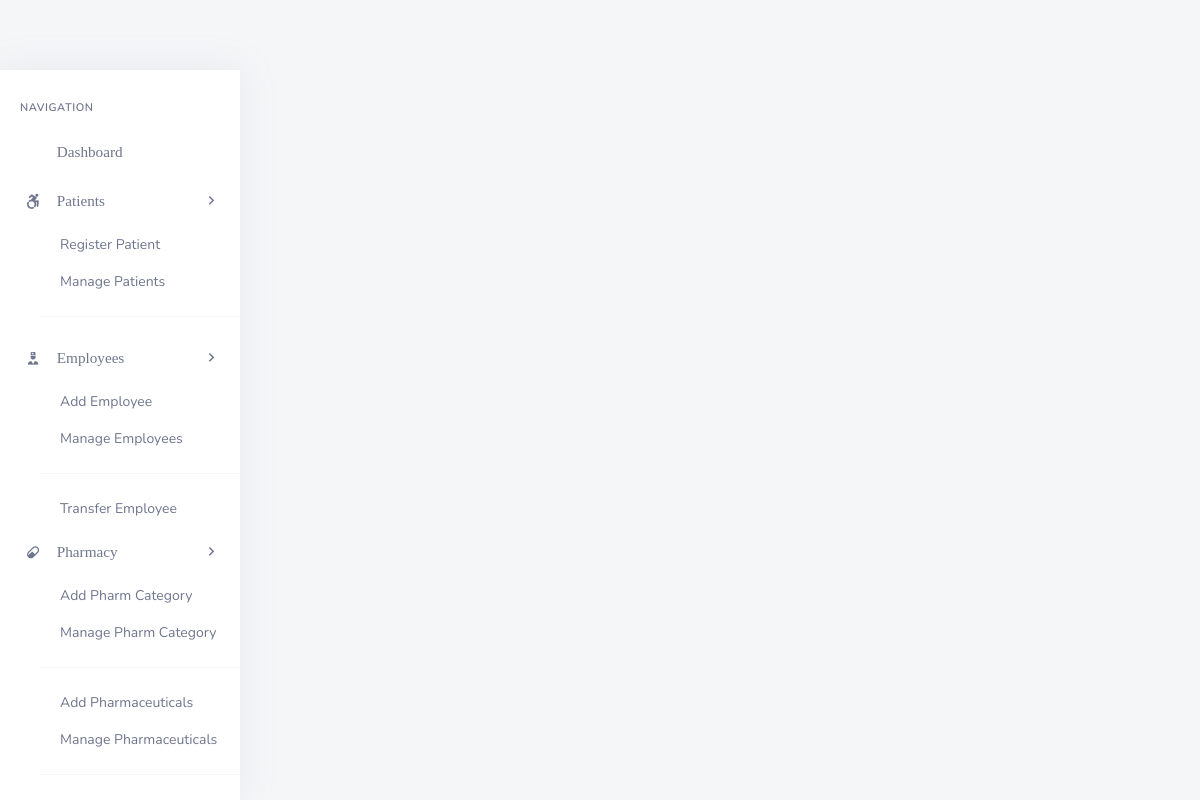
/backend/admin/admin_add_single_patient_vitals.php?pat_number=1DX5Z, run on an earlier commit of the app's database.
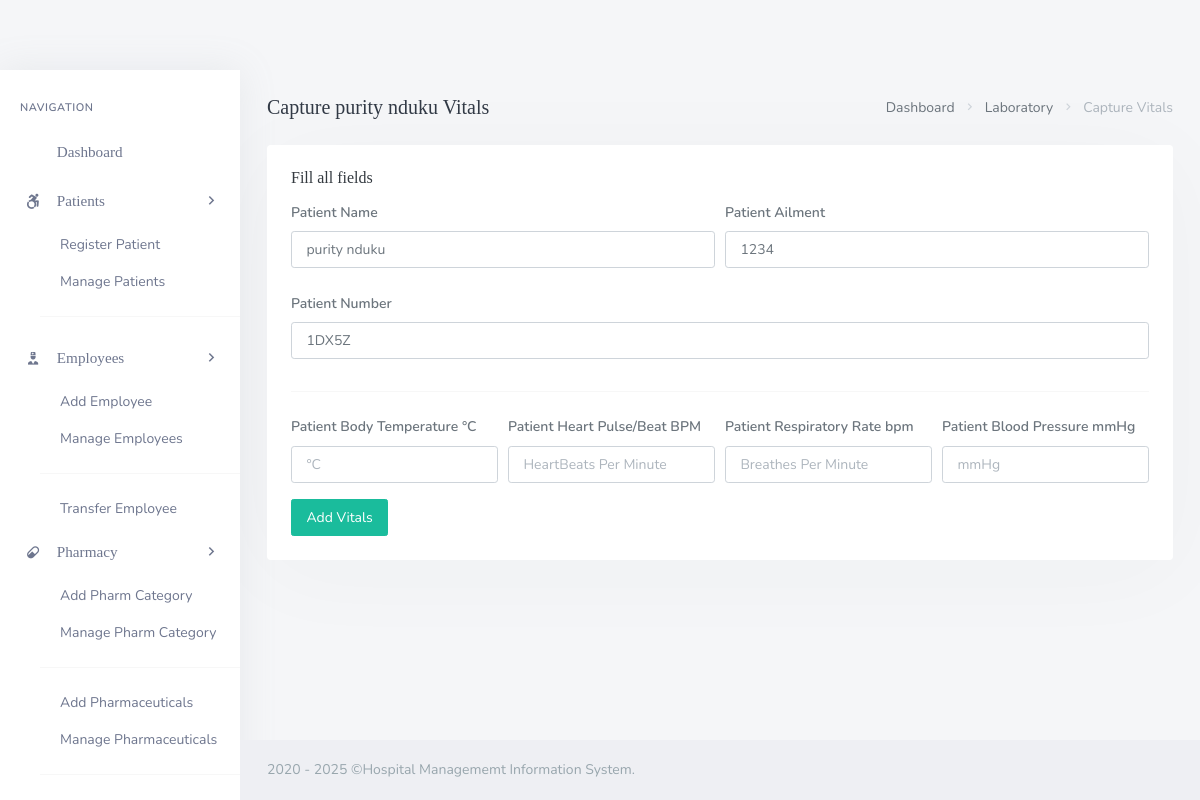
And on a later commit of the database.
### tables this page shows
CREATE TABLE `patients` (
  `pat_id` int(20) NOT NULL,
  `pat_fname` varchar(200) DEFAULT NULL,
  `pat_lname` varchar(200) DEFAULT NULL,
  `pat_dob` date DEFAULT NULL,
  `pat_age` int(3) DEFAULT NULL,
  `pat_number` varchar(200) DEFAULT NULL,
  `pat_addr` varchar(200) DEFAULT NULL,
  `pat_phone` varchar(200) NOT NULL,
  `pat_type` varchar(200) DEFAULT NULL,
  `pat_dept` varchar(200) DEFAULT NULL,
  `pat_doc_id` int(20) DEFAULT NULL,
  `pat_date_joined` timestamp(6) NOT NULL DEFAULT current_timestamp(6) ON UPDATE current_timestamp(6),
  `pat_ailment` varchar(200) DEFAULT NULL,
  `pat_discharge_status` varchar(200) DEFAULT NULL
);

### backend/admin/admin_add_single_patient_vitals.php (the view, shortened to what the changed rows need)
<?php
	include('assets/inc/config.php');
?>
<!DOCTYPE html>
<html lang="en">
    <?php include('assets/inc/head.php');?>
    <body>
        <div id="wrapper">
            <?php
                $pat_number = $_GET['pat_number'];
                $ret="SELECT  * FROM patients WHERE pat_number=?";
                $stmt= $mysqli->prepare($ret) ;
                $stmt->bind_param('s',$pat_number);
                $stmt->execute() ;
                $res=$stmt->get_result();
                while($row=$res->fetch_object())
                {
            ?>
                <div class="content-page">
                    <div class="content">
                        <div class="container-fluid">
                            <div class="row">
                                <div class="col-12">
                                    <div class="page-title-box">
                                        <div class="page-title-right">
                                            <ol class="breadcrumb m-0">
                                                <li class="breadcrumb-item"><a href="admin_dashboard.php">Dashboard</a></li>
                                                <li class="breadcrumb-item"><a href="javascript: void(0);">Laboratory</a></li>
                                                <li class="breadcrumb-item active">Capture Vitals</li>
                                            </ol>
                                        </div>
                                        <h4 class="page-title">Capture <?php echo $row->pat_fname;?> <?php echo $row->pat_lname;?> Vitals</h4>
                                    </div>
                                </div>
                            </div>
                            <div class="row">
                                <div class="col-12">
                                    <div class="card">
                                        <div class="card-body">
                                            <h4 class="header-title">Fill all fields</h4>
                                            <form method="post">
                                                <div class="form-row">
                                                    <div class="form-group col-md-6">
                                                        <label for="inputEmail4" class="col-form-label">Patient Name</label>
                                                        <input type="text" required="required" readonly name="" value="<?php echo $row->pat_fname;?> <?php echo $row->pat_lname;?>" class="form-control" id="inputEmail4" placeholder="Patient's First Name">
                                                    </div>
                                                    <div class="form-group col-md-6">
                                                        <label for="inputPassword4" class="col-form-label">Patient Ailment</label>
                                                        <input required="required" type="text" readonly name="" value="<?php echo $row->pat_ailment;?>" class="form-control"  id="inputPassword4" placeholder="Patient`s Last Name">
                                                    </div>
                                                </div>
                                                <div class="form-row">
                                                    <div class="form-group col-md-12">
                                                        <label for="inputEmail4" class="col-form-label">Patient Number</label>
                                                        <input type="text" required="required" readonly name="vit_pat_number" value="<?php echo $row->pat_number;?>" class="form-control" id="inputEmail4" placeholder="DD/MM/YYYY">
                                                    </div>
                                                </div>
                                                <hr>
                                                <div class="form-row">
                                                    <div class="form-group col-md-3">
                                                        <label for="inputEmail4" class="col-form-label">Patient Body Temperature °C</label>
                                                        <input type="text" required="required"  name="vit_bodytemp"class="form-control" id="inputEmail4" placeholder="°C">
                                                    </div>
                                                    <div class="form-group col-md-3">
                                                        <label for="inputPassword4" class="col-form-label">Patient Heart Pulse/Beat BPM</label>
                                                        <input required="required" type="text"  name="vit_heartpulse"  class="form-control"  id="inputPassword4" placeholder="HeartBeats Per Minute ">
                                                    </div>
                                                    <div class="form-group col-md-3">
                                                        <label for="inputPassword4" class="col-form-label">Patient Respiratory Rate bpm</label>
                                                        <input required="required" type="text"  name="vit_resprate"  class="form-control"  id="inputPassword4" placeholder="Breathes Per Minute">
                                                    </div>
                                                    <div class="form-group col-md-3">
                                                        <label for="inputPassword4" class="col-form-label">Patient Blood Pressure mmHg</label>
                                                        <input required="required" type="text"  name="vit_bloodpress"  class="form-control"  id="inputPassword4" placeholder="mmHg">
                                                    </div>
                                                </div>
                                                <button type="submit" name="add_patient_vitals" class="ladda-button btn btn-success" data-style="expand-right">Add Vitals</button>
                                            </form>
                                        </div>
                                    </div>
                                </div>
                            </div>
                        </div>
                    </div>
                    <?php include('assets/inc/footer.php');?>
                </div>
            <?php }?>
        </div>
    </body>
</html>

### backend/admin/assets/inc/footer.php
<footer class="footer">
    <div class="container-fluid">
        <div class="row">
            <div class="col-md-12">
                2020 - <?php echo date('Y'); ?> &copy;Hospital Managememt Information System.
            </div>
        </div>
    </div>
</footer>

What changed in the data, as far as the page shows it:
added patients: pat_fname "purity", pat_lname "nduku", pat_fname+pat_lname "purity nduku", pat_ailment "1234", vit_pat_number "1DX5Z"
